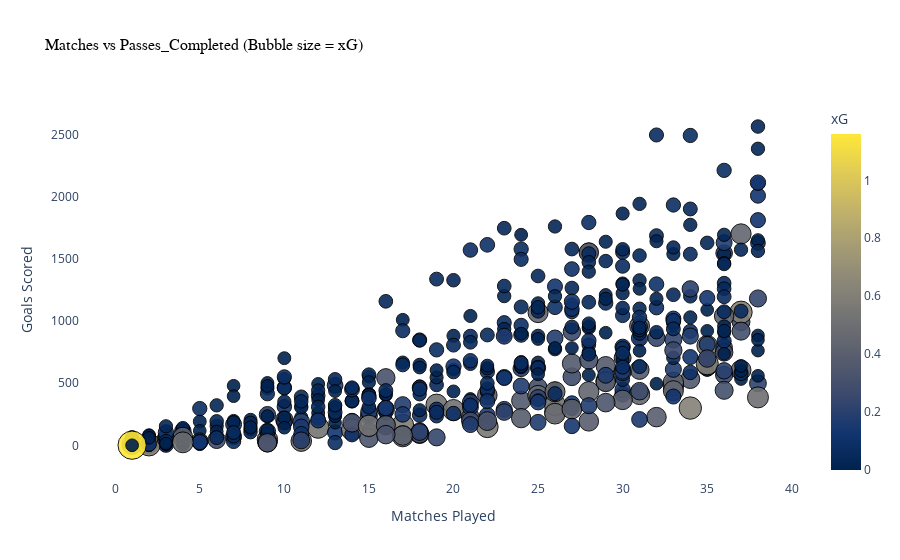

This figure's notebook cell:
### Markdown cell above
### Players complated passes By matches in  EPL SEASON

### Code cell
# plt.figure(figsize=(10,6))
# ax=scatter = plt.scatter(df['Matches'], df['Passes_Completed'],
#                       c=df['Age_level'], cmap='summer',s=df['xG']*1000, alpha=0.9, edgecolors='k')



# for i in range(df.shape[0]):
#     plt.text(df['Matches'].values[i],df['Passes_Completed'].values[i],df['Position'].values[i],fontsize=8)


# plt.title('Relationship Between Matches Played and Goals by Age Level', fontsize=14, fontweight='bold')
# plt.xlabel('Matches Played', fontsize=12)
# plt.ylabel('Goals Scored', fontsize=12)


# cbar = plt.colorbar(scatter, ticks=[0,1,2,3])
# cbar.set_label('Age Level', fontsize=12)
# cbar.ax.set_yticklabels(age_labels)


# plt.show()



# Scale bubble sizes (ensure minimum size)
bubble_size = np.interp(df['xG'], (df['xG'].min(), df['xG'].max()), (20, 100))

fig = px.scatter(
    df,
    x='Matches',
    y='Passes_Completed',
    size=bubble_size,                # scaled bubble size
    color='xG',                      # color by xG
    hover_name='Name',                # player names on hover
    hover_data=['Position', 'Assists', 'Perc_Passes_Completed','Age'],  # extra info
    color_continuous_scale='Cividis',   # color scale
    title=' Matches vs Passes_Completed (Bubble size = xG)',
)

# Customize layout
fig.update_layout(
    xaxis_title='Matches Played',
    yaxis_title='Goals Scored',
    plot_bgcolor='white',
    title_font=dict(size=16, family='Arial', color='black')
)

# Make markers more visible
fig.update_traces(marker=dict(line=dict(width=1, color='black'), opacity=0.9))

fig.show()

### Figure 1 — Plotly figure (JSON) as saved in the notebook; plotly's stock layout.template omitted (floating-point values rounded to 4 significant figures; data arrays with more than 128 entries replaced by an {"elided": "..."} marker saying what was removed)
{"data": [{"customdata": {"elided": "532x4 mixed values"}, "hovertemplate": "<b>%{hovertext}</b><br><br>Matches=%{x}<br>Passes_Completed=%{y}<br>size=%{marker.size}<br>Position=%{customdata[0]}<br>Assists=%{customdata[1]}<br>Perc_Passes_Completed=%{customdata[2]}<br>Age=%{customdata[3]}<br>xG=%{marker.color}<extra></extra>", "hovertext": {"elided": "532 str values"}, "legendgroup": "", "marker": {"color": {"elided": "532 float values"}, "coloraxis": "coloraxis", "line": {"color": "black", "width": 1}, "opacity": 0.9, "size": {"elided": "532 float values"}, "sizemode": "area", "sizeref": 0.25, "symbol": "circle"}, "mode": "markers", "name": "", "orientation": "v", "showlegend": false, "type": "scatter", "x": {"elided": "532 int values"}, "xaxis": "x", "y": {"elided": "532 float values"}, "yaxis": "y"}], "layout": {"coloraxis": {"colorbar": {"title": {"text": "xG"}}, "colorscale": [[0, "#00224e"], [0.1111, "#123570"], [0.2222, "#3b496c"], [0.3333, "#575d6d"], [0.4444, "#707173"], [0.5556, "#8a8678"], [0.6667, "#a59c74"], [0.7778, "#c3b369"], [0.8889, "#e1cc55"], [1, "#fee838"]]}, "legend": {"itemsizing": "constant", "tracegroupgap": 0}, "plot_bgcolor": "white", "title": {"font": {"color": "black", "family": "Arial", "size": 16}, "text": " Matches vs Passes_Completed (Bubble size = xG)"}, "xaxis": {"anchor": "y", "domain": [0, 1], "title": {"text": "Matches Played"}}, "yaxis": {"anchor": "x", "domain": [0, 1], "title": {"text": "Goals Scored"}}}}
